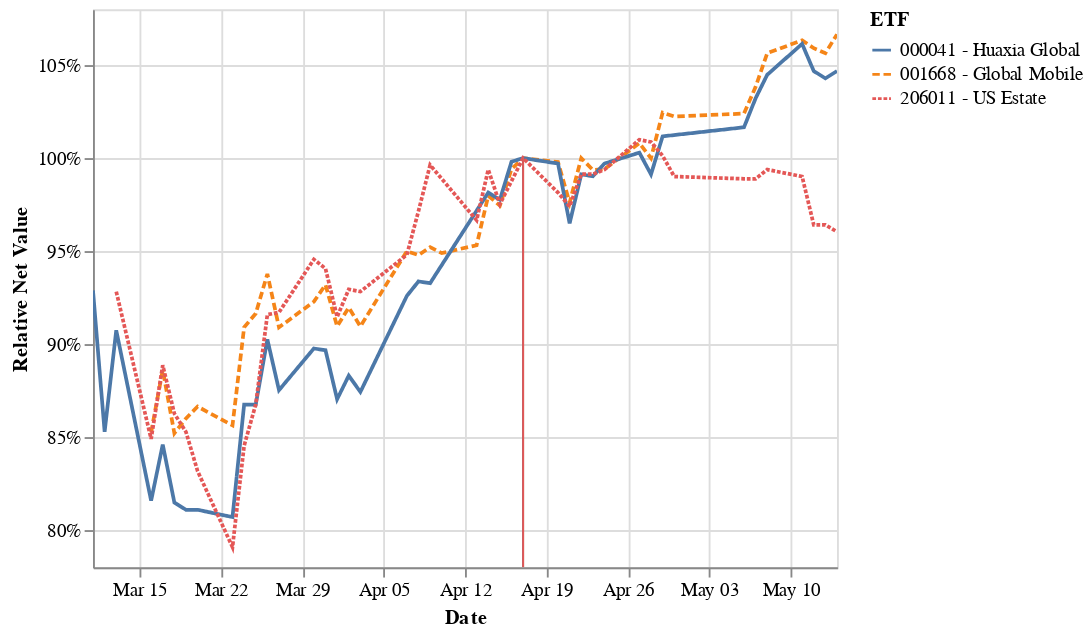

Notebook source saved alongside this figure:
### Code cell
def get_relative(df:pd.DataFrame) -> pd.DataFrame:
    """Return DataFrame relative to start value"""
    ref_value = float(df[df["Date"] == START_DATE]["Unit Net Value"])
    df["Relative Net Value"] = df["Unit Net Value"] / ref_value
    return df

etf_relative = [get_relative(df) for df in etf_dfs]
etf_history_relative = pd.concat(etf_relative)
etf_history_relative.head()


data = alt.Chart(etf_history_relative).mark_line().encode(
    alt.X('Date:T'),
    alt.Y('Relative Net Value:Q', scale=alt.Scale(zero=False), axis=alt.Axis(format='%')),
    color='ETF',
    strokeDash='ETF',
)

# start_points = pd.DataFrame([{"Date":np.datetime64(START_DATE) , "Ref": 1.0, "ETF": "N/A"}])
start_points = etf_history_relative[etf_history_relative["Date"] == START_DATE]
start_rule = alt.Chart(start_points).mark_rule().encode(
        alt.X('Date:T'),
    alt.Y('Relative Net Value:Q', scale=alt.Scale(zero=False), axis=alt.Axis(format='%')),
    color='ETF',
)
alt.layer(data, start_rule).interactive()

### Figure 1 — Vega-Lite specification as saved in the notebook (floating-point values rounded to 4 significant figures)
{"config": {"view": {"continuousWidth": 400, "continuousHeight": 300}}, "layer": [{"data": {"name": "data-920c9d76f3fc8f32a572bed8cc6481fe"}, "mark": "line", "encoding": {"color": {"type": "nominal", "field": "ETF"}, "strokeDash": {"type": "nominal", "field": "ETF"}, "x": {"type": "temporal", "field": "Date"}, "y": {"type": "quantitative", "axis": {"format": "%"}, "field": "Relative Net Value", "scale": {"zero": false}}}, "selection": {"selector020": {"type": "interval", "bind": "scales", "encodings": ["x", "y"]}}}, {"data": {"name": "data-b0118a65f7b44c728d967d4d09742fb6"}, "mark": "rule", "encoding": {"color": {"type": "nominal", "field": "ETF"}, "x": {"type": "temporal", "field": "Date"}, "y": {"type": "quantitative", "axis": {"format": "%"}, "field": "Relative Net Value", "scale": {"zero": false}}}}], "$schema": "https://vega.github.io/schema/vega-lite/v4.8.1.json", "datasets": {"data-920c9d76f3fc8f32a572bed8cc6481fe": [{"Date": "2020-05-14T00:00:00", "Unit Net Value": 2.004, "ETF": "001668 - Global Mobile", "Relative Net Value": 1.067}, {"Date": "2020-05-13T00:00:00", "Unit Net Value": 1.985, "ETF": "001668 - Global Mobile", "Relative Net Value": 1.056}, {"Date": "2020-05-12T00:00:00", "Unit Net Value": 1.99, "ETF": "001668 - Global Mobile", "Relative Net Value": 1.059}, {"Date": "2020-05-11T00:00:00", "Unit Net Value": 1.998, "ETF": "001668 - Global Mobile", "Relative Net Value": 1.063}, {"Date": "2020-05-08T00:00:00", "Unit Net Value": 1.985, "ETF": "001668 - Global Mobile", "Relative Net Value": 1.056}, {"Date": "2020-05-07T00:00:00", "Unit Net Value": 1.951, "ETF": "001668 - Global Mobile", "Relative Net Value": 1.038}, {"Date": "2020-05-06T00:00:00", "Unit Net Value": 1.924, "ETF": "001668 - Global Mobile", "Relative Net Value": 1.024}, {"Date": "2020-04-30T00:00:00", "Unit Net Value": 1.921, "ETF": "001668 - Global Mobile", "Relative Net Value": 1.022}, {"Date": "2020-04-29T00:00:00", "Unit Net Value": 1.925, "ETF": "001668 - Global Mobile", "Relative Net Value": 1.024}, {"Date": "2020-04-28T00:00:00", "Unit Net Value": 1.879, "ETF": "001668 - Global Mobile", "Relative Net Value": 1.0}, {"Date": "2020-04-27T00:00:00", "Unit Net Value": 1.894, "ETF": "001668 - Global Mobile", "Relative Net Value": 1.008}, {"Date": "2020-04-24T00:00:00", "Unit Net Value": 1.868, "ETF": "001668 - Global Mobile", "Relative Net Value": 0.9941}, {"Date": "2020-04-23T00:00:00", "Unit Net Value": 1.867, "ETF": "001668 - Global Mobile", "Relative Net Value": 0.9936}, {"Date": "2020-04-22T00:00:00", "Unit Net Value": 1.879, "ETF": "001668 - Global Mobile", "Relative Net Value": 1.0}, {"Date": "2020-04-21T00:00:00", "Unit Net Value": 1.834, "ETF": "001668 - Global Mobile", "Relative Net Value": 0.9761}, {"Date": "2020-04-20T00:00:00", "Unit Net Value": 1.875, "ETF": "001668 - Global Mobile", "Relative Net Value": 0.9979}, {"Date": "2020-04-17T00:00:00", "Unit Net Value": 1.879, "ETF": "001668 - Global Mobile", "Relative Net Value": 1.0}, {"Date": "2020-04-16T00:00:00", "Unit Net Value": 1.868, "ETF": "001668 - Global Mobile", "Relative Net Value": 0.9941}, {"Date": "2020-04-15T00:00:00", "Unit Net Value": 1.831, "ETF": "001668 - Global Mobile", "Relative Net Value": 0.9745}, {"Date": "2020-04-14T00:00:00", "Unit Net Value": 1.841, "ETF": "001668 - Global Mobile", "Relative Net Value": 0.9798}, {"Date": "2020-04-13T00:00:00", "Unit Net Value": 1.791, "ETF": "001668 - Global Mobile", "Relative Net Value": 0.9532}, {"Date": "2020-04-10T00:00:00", "Unit Net Value": 1.783, "ETF": "001668 - Global Mobile", "Relative Net Value": 0.9489}, {"Date": "2020-04-09T00:00:00", "Unit Net Value": 1.789, "ETF": "001668 - Global Mobile", "Relative Net Value": 0.9521}, {"Date": "2020-04-08T00:00:00", "Unit Net Value": 1.781, "ETF": "001668 - Global Mobile", "Relative Net Value": 0.9478}, {"Date": "2020-04-07T00:00:00", "Unit Net Value": 1.785, "ETF": "001668 - Global Mobile", "Relative Net Value": 0.95}, {"Date": "2020-04-03T00:00:00", "Unit Net Value": 1.709, "ETF": "001668 - Global Mobile", "Relative Net Value": 0.9095}, {"Date": "2020-04-02T00:00:00", "Unit Net Value": 1.728, "ETF": "001668 - Global Mobile", "Relative Net Value": 0.9196}, {"Date": "2020-04-01T00:00:00", "Unit Net Value": 1.709, "ETF": "001668 - Global Mobile", "Relative Net Value": 0.9095}, {"Date": "2020-03-31T00:00:00", "Unit Net Value": 1.751, "ETF": "001668 - Global Mobile", "Relative Net Value": 0.9319}, {"Date": "2020-03-30T00:00:00", "Unit Net Value": 1.734, "ETF": "001668 - Global Mobile", "Relative Net Value": 0.9228}, {"Date": "2020-03-27T00:00:00", "Unit Net Value": 1.708, "ETF": "001668 - Global Mobile", "Relative Net Value": 0.909}, {"Date": "2020-03-26T00:00:00", "Unit Net Value": 1.762, "ETF": "001668 - Global Mobile", "Relative Net Value": 0.9377}, {"Date": "2020-03-25T00:00:00", "Unit Net Value": 1.722, "ETF": "001668 - Global Mobile", "Relative Net Value": 0.9164}, {"Date": "2020-03-24T00:00:00", "Unit Net Value": 1.708, "ETF": "001668 - Global Mobile", "Relative Net Value": 0.909}, {"Date": "2020-03-23T00:00:00", "Unit Net Value": 1.609, "ETF": "001668 - Global Mobile", "Relative Net Value": 0.8563}, {"Date": "2020-03-20T00:00:00", "Unit Net Value": 1.628, "ETF": "001668 - Global Mobile", "Relative Net Value": 0.8664}, {"Date": "2020-03-19T00:00:00", "Unit Net Value": 1.616, "ETF": "001668 - Global Mobile", "Relative Net Value": 0.86}, {"Date": "2020-03-18T00:00:00", "Unit Net Value": 1.601, "ETF": "001668 - Global Mobile", "Relative Net Value": 0.852}, {"Date": "2020-03-17T00:00:00", "Unit Net Value": 1.665, "ETF": "001668 - Global Mobile", "Relative Net Value": 0.8861}, {"Date": "2020-03-16T00:00:00", "Unit Net Value": 1.602, "ETF": "001668 - Global Mobile", "Relative Net Value": 0.8526}, {"Date": "2020-05-14T00:00:00", "Unit Net Value": 1.074, "ETF": "000041 - Huaxia Global", "Relative Net Value": 1.047}, {"Date": "2020-05-13T00:00:00", "Unit Net Value": 1.07, "ETF": "000041 - Huaxia Global", "Relative Net Value": 1.043}, {"Date": "2020-05-12T00:00:00", "Unit Net Value": 1.074, "ETF": "000041 - Huaxia Global", "Relative Net Value": 1.047}, {"Date": "2020-05-11T00:00:00", "Unit Net Value": 1.089, "ETF": "000041 - Huaxia Global", "Relative Net Value": 1.061}, {"Date": "2020-05-08T00:00:00", "Unit Net Value": 1.072, "ETF": "000041 - Huaxia Global", "Relative Net Value": 1.045}, {"Date": "2020-05-07T00:00:00", "Unit Net Value": 1.059, "ETF": "000041 - Huaxia Global", "Relative Net Value": 1.032}, {"Date": "2020-05-06T00:00:00", "Unit Net Value": 1.043, "ETF": "000041 - Huaxia Global", "Relative Net Value": 1.017}, {"Date": "2020-04-29T00:00:00", "Unit Net Value": 1.038, "ETF": "000041 - Huaxia Global", "Relative Net Value": 1.012}, {"Date": "2020-04-28T00:00:00", "Unit Net Value": 1.017, "ETF": "000041 - Huaxia Global", "Relative Net Value": 0.9912}, {"Date": "2020-04-27T00:00:00", "Unit Net Value": 1.029, "ETF": "000041 - Huaxia Global", "Relative Net Value": 1.003}, {"Date": "2020-04-24T00:00:00", "Unit Net Value": 1.023, "ETF": "000041 - Huaxia Global", "Relative Net Value": 0.9971}, {"Date": "2020-04-23T00:00:00", "Unit Net Value": 1.016, "ETF": "000041 - Huaxia Global", "Relative Net Value": 0.9903}, {"Date": "2020-04-22T00:00:00", "Unit Net Value": 1.017, "ETF": "000041 - Huaxia Global", "Relative Net Value": 0.9912}, {"Date": "2020-04-21T00:00:00", "Unit Net Value": 0.99, "ETF": "000041 - Huaxia Global", "Relative Net Value": 0.9649}, {"Date": "2020-04-20T00:00:00", "Unit Net Value": 1.023, "ETF": "000041 - Huaxia Global", "Relative Net Value": 0.9971}, {"Date": "2020-04-17T00:00:00", "Unit Net Value": 1.026, "ETF": "000041 - Huaxia Global", "Relative Net Value": 1.0}, {"Date": "2020-04-16T00:00:00", "Unit Net Value": 1.024, "ETF": "000041 - Huaxia Global", "Relative Net Value": 0.9981}, {"Date": "2020-04-15T00:00:00", "Unit Net Value": 1.003, "ETF": "000041 - Huaxia Global", "Relative Net Value": 0.9776}, {"Date": "2020-04-14T00:00:00", "Unit Net Value": 1.007, "ETF": "000041 - Huaxia Global", "Relative Net Value": 0.9815}, {"Date": "2020-04-09T00:00:00", "Unit Net Value": 0.957, "ETF": "000041 - Huaxia Global", "Relative Net Value": 0.9327}, {"Date": "2020-04-08T00:00:00", "Unit Net Value": 0.958, "ETF": "000041 - Huaxia Global", "Relative Net Value": 0.9337}, {"Date": "2020-04-07T00:00:00", "Unit Net Value": 0.95, "ETF": "000041 - Huaxia Global", "Relative Net Value": 0.9259}, {"Date": "2020-04-03T00:00:00", "Unit Net Value": 0.897, "ETF": "000041 - Huaxia Global", "Relative Net Value": 0.8743}, {"Date": "2020-04-02T00:00:00", "Unit Net Value": 0.906, "ETF": "000041 - Huaxia Global", "Relative Net Value": 0.883}, {"Date": "2020-04-01T00:00:00", "Unit Net Value": 0.893, "ETF": "000041 - Huaxia Global", "Relative Net Value": 0.8704}, {"Date": "2020-03-31T00:00:00", "Unit Net Value": 0.92, "ETF": "000041 - Huaxia Global", "Relative Net Value": 0.8967}, {"Date": "2020-03-30T00:00:00", "Unit Net Value": 0.921, "ETF": "000041 - Huaxia Global", "Relative Net Value": 0.8977}, {"Date": "2020-03-27T00:00:00", "Unit Net Value": 0.898, "ETF": "000041 - Huaxia Global", "Relative Net Value": 0.8752}, {"Date": "2020-03-26T00:00:00", "Unit Net Value": 0.926, "ETF": "000041 - Huaxia Global", "Relative Net Value": 0.9025}, {"Date": "2020-03-25T00:00:00", "Unit Net Value": 0.89, "ETF": "000041 - Huaxia Global", "Relative Net Value": 0.8674}, {"Date": "2020-03-24T00:00:00", "Unit Net Value": 0.89, "ETF": "000041 - Huaxia Global", "Relative Net Value": 0.8674}, {"Date": "2020-03-23T00:00:00", "Unit Net Value": 0.828, "ETF": "000041 - Huaxia Global", "Relative Net Value": 0.807}, {"Date": "2020-03-20T00:00:00", "Unit Net Value": 0.832, "ETF": "000041 - Huaxia Global", "Relative Net Value": 0.8109}, {"Date": "2020-03-19T00:00:00", "Unit Net Value": 0.832, "ETF": "000041 - Huaxia Global", "Relative Net Value": 0.8109}, {"Date": "2020-03-18T00:00:00", "Unit Net Value": 0.836, "ETF": "000041 - Huaxia Global", "Relative Net Value": 0.8148}, {"Date": "2020-03-17T00:00:00", "Unit Net Value": 0.868, "ETF": "000041 - Huaxia Global", "Relative Net Value": 0.846}, {"Date": "2020-03-16T00:00:00", "Unit Net Value": 0.837, "ETF": "000041 - Huaxia Global", "Relative Net Value": 0.8158}, {"Date": "2020-03-13T00:00:00", "Unit Net Value": 0.931, "ETF": "000041 - Huaxia Global", "Relative Net Value": 0.9074}, {"Date": "2020-03-12T00:00:00", "Unit Net Value": 0.875, "ETF": "000041 - Huaxia Global", "Relative Net Value": 0.8528}, {"Date": "2020-03-11T00:00:00", "Unit Net Value": 0.953, "ETF": "000041 - Huaxia Global", "Relative Net Value": 0.9288}, {"Date": "2020-05-14T00:00:00", "Unit Net Value": 0.776, "ETF": "206011 - US Estate", "Relative Net Value": 0.9604}, {"Date": "2020-05-13T00:00:00", "Unit Net Value": 0.779, "ETF": "206011 - US Estate", "Relative Net Value": 0.9641}, {"Date": "2020-05-12T00:00:00", "Unit Net Value": 0.779, "ETF": "206011 - US Estate", "Relative Net Value": 0.9641}, {"Date": "2020-05-11T00:00:00", "Unit Net Value": 0.8, "ETF": "206011 - US Estate", "Relative Net Value": 0.9901}, {"Date": "2020-05-08T00:00:00", "Unit Net Value": 0.803, "ETF": "206011 - US Estate", "Relative Net Value": 0.9938}, {"Date": "2020-05-07T00:00:00", "Unit Net Value": 0.799, "ETF": "206011 - US Estate", "Relative Net Value": 0.9889}, {"Date": "2020-05-06T00:00:00", "Unit Net Value": 0.799, "ETF": "206011 - US Estate", "Relative Net Value": 0.9889}, {"Date": "2020-04-30T00:00:00", "Unit Net Value": 0.8, "ETF": "206011 - US Estate", "Relative Net Value": 0.9901}, {"Date": "2020-04-29T00:00:00", "Unit Net Value": 0.809, "ETF": "206011 - US Estate", "Relative Net Value": 1.001}, {"Date": "2020-04-28T00:00:00", "Unit Net Value": 0.815, "ETF": "206011 - US Estate", "Relative Net Value": 1.009}, {"Date": "2020-04-27T00:00:00", "Unit Net Value": 0.816, "ETF": "206011 - US Estate", "Relative Net Value": 1.01}, {"Date": "2020-04-24T00:00:00", "Unit Net Value": 0.803, "ETF": "206011 - US Estate", "Relative Net Value": 0.9938}, {"Date": "2020-04-23T00:00:00", "Unit Net Value": 0.801, "ETF": "206011 - US Estate", "Relative Net Value": 0.9913}, {"Date": "2020-04-22T00:00:00", "Unit Net Value": 0.801, "ETF": "206011 - US Estate", "Relative Net Value": 0.9913}, {"Date": "2020-04-21T00:00:00", "Unit Net Value": 0.787, "ETF": "206011 - US Estate", "Relative Net Value": 0.974}, {"Date": "2020-04-20T00:00:00", "Unit Net Value": 0.793, "ETF": "206011 - US Estate", "Relative Net Value": 0.9814}, {"Date": "2020-04-17T00:00:00", "Unit Net Value": 0.808, "ETF": "206011 - US Estate", "Relative Net Value": 1.0}, {"Date": "2020-04-16T00:00:00", "Unit Net Value": 0.798, "ETF": "206011 - US Estate", "Relative Net Value": 0.9876}, {"Date": "2020-04-15T00:00:00", "Unit Net Value": 0.788, "ETF": "206011 - US Estate", "Relative Net Value": 0.9752}, {"Date": "2020-04-14T00:00:00", "Unit Net Value": 0.803, "ETF": "206011 - US Estate", "Relative Net Value": 0.9938}, {"Date": "2020-04-13T00:00:00", "Unit Net Value": 0.781, "ETF": "206011 - US Estate", "Relative Net Value": 0.9666}, {"Date": "2020-04-09T00:00:00", "Unit Net Value": 0.805, "ETF": "206011 - US Estate", "Relative Net Value": 0.9963}, {"Date": "2020-04-08T00:00:00", "Unit Net Value": 0.785, "ETF": "206011 - US Estate", "Relative Net Value": 0.9715}, {"Date": "2020-04-07T00:00:00", "Unit Net Value": 0.766, "ETF": "206011 - US Estate", "Relative Net Value": 0.948}, {"Date": "2020-04-03T00:00:00", "Unit Net Value": 0.75, "ETF": "206011 - US Estate", "Relative Net Value": 0.9282}, {"Date": "2020-04-02T00:00:00", "Unit Net Value": 0.751, "ETF": "206011 - US Estate", "Relative Net Value": 0.9295}, {"Date": "2020-04-01T00:00:00", "Unit Net Value": 0.739, "ETF": "206011 - US Estate", "Relative Net Value": 0.9146}, {"Date": "2020-03-31T00:00:00", "Unit Net Value": 0.76, "ETF": "206011 - US Estate", "Relative Net Value": 0.9406}, {"Date": "2020-03-30T00:00:00", "Unit Net Value": 0.764, "ETF": "206011 - US Estate", "Relative Net Value": 0.9455}, {"Date": "2020-03-27T00:00:00", "Unit Net Value": 0.741, "ETF": "206011 - US Estate", "Relative Net Value": 0.9171}, {"Date": "2020-03-26T00:00:00", "Unit Net Value": 0.74, "ETF": "206011 - US Estate", "Relative Net Value": 0.9158}, {"Date": "2020-03-25T00:00:00", "Unit Net Value": 0.701, "ETF": "206011 - US Estate", "Relative Net Value": 0.8676}, {"Date": "2020-03-24T00:00:00", "Unit Net Value": 0.683, "ETF": "206011 - US Estate", "Relative Net Value": 0.8453}, {"Date": "2020-03-23T00:00:00", "Unit Net Value": 0.639, "ETF": "206011 - US Estate", "Relative Net Value": 0.7908}, {"Date": "2020-03-20T00:00:00", "Unit Net Value": 0.672, "ETF": "206011 - US Estate", "Relative Net Value": 0.8317}, {"Date": "2020-03-19T00:00:00", "Unit Net Value": 0.689, "ETF": "206011 - US Estate", "Relative Net Value": 0.8527}, {"Date": "2020-03-18T00:00:00", "Unit Net Value": 0.697, "ETF": "206011 - US Estate", "Relative Net Value": 0.8626}, {"Date": "2020-03-17T00:00:00", "Unit Net Value": 0.718, "ETF": "206011 - US Estate", "Relative Net Value": 0.8886}, {"Date": "2020-03-16T00:00:00", "Unit Net Value": 0.686, "ETF": "206011 - US Estate", "Relative Net Value": 0.849}, {"Date": "2020-03-13T00:00:00", "Unit Net Value": 0.75, "ETF": "206011 - US Estate", "Relative Net Value": 0.9282}], "data-b0118a65f7b44c728d967d4d09742fb6": [{"Date": "2020-04-17T00:00:00", "Unit Net Value": 1.879, "ETF": "001668 - Global Mobile", "Relative Net Value": 1.0}, {"Date": "2020-04-17T00:00:00", "Unit Net Value": 1.026, "ETF": "000041 - Huaxia Global", "Relative Net Value": 1.0}, {"Date": "2020-04-17T00:00:00", "Unit Net Value": 0.808, "ETF": "206011 - US Estate", "Relative Net Value": 1.0}]}}
